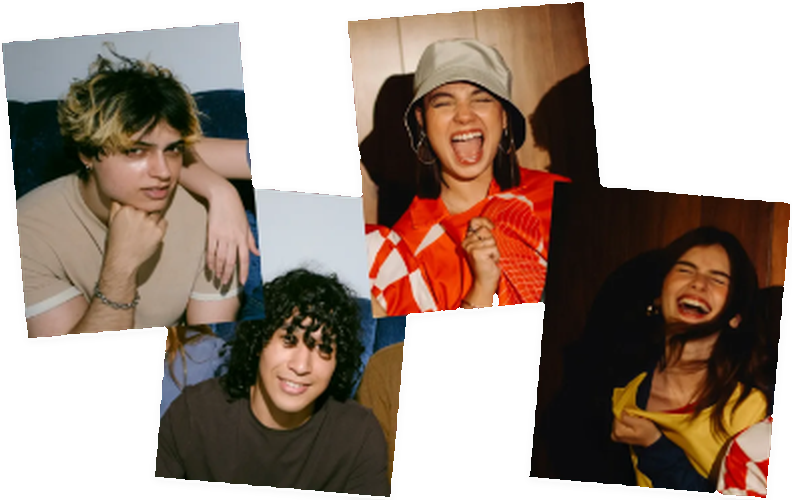
#> input picture scratch/no_red_outline_white.png, 792 x 500 px, found by its file name
$ python check_clean_edges.py
#> lines starting #> are read from the running program, lines starting #| are printed output that depends on the picture; after the words box and inside, x2 and y2 are one past the last pixel; in counts of white or black regions, pixels touching at a corner belong together; long printed decimals are rounded
import os
from PIL import Image
import numpy as np

img = Image.open('scratch/no_red_outline_white.png')
#> img is the input picture: PIL image 792x500 RGB; mean R, G, B 158.4, 141.2, 130.4
arr = np.array(img)

# Background color is [255, 255, 255]
# Let's check for any red hue around the perimeter of the cards:
# Red background had color [90, 0, 15] or (r >> g and r >> b with r in 60..120)
# Outside the cards (where r,g,b > 240 or in shadow r=g=b ~ 200..250):
shadow_and_bg = (arr[:, :, 0] > 180) & (arr[:, :, 1] > 180) & (arr[:, :, 2] > 180)
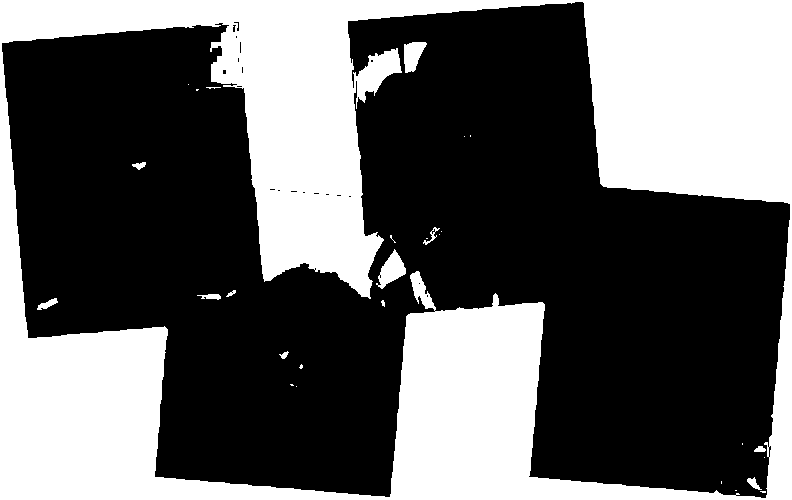
#> shadow_and_bg: shape (500, 792) bool; 38.5% white; 29 white regions (18 under 20 px), largest, box (x1, y1, x2, y2) and area: (0, 0, 792, 500) 150831, (376, 249, 406, 289) 587, (404, 42, 427, 73) 474
print("Background & shadow pixels are neutral white/gray:", np.mean(shadow_and_bg))
#| Background & shadow pixels are neutral white/gray: 0.3852

print("Image size:", img.size)
#| Image size: (792, 500)

$ run again, with scratch/candidate_party_A.png copied over scratch/no_red_outline_white.png
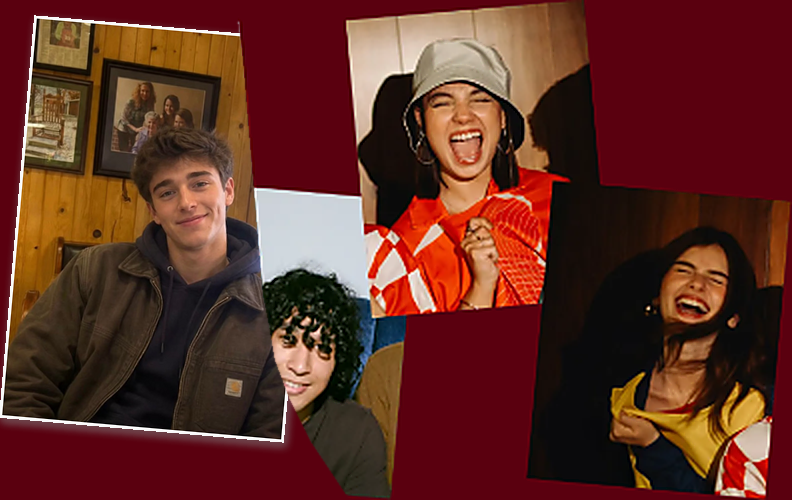
#> input picture scratch/candidate_party_A.png, 792 x 500 px, found by its file name
#> img is the input picture: PIL image 792x500 RGBA; mean R, G, B, A 96, 45.3, 35.9, 254.6
#> `shadow_and_bg = (arr[:, :, 0] > 180) & (arr[:, :, 1] > 180) & (arr[:, ..`:
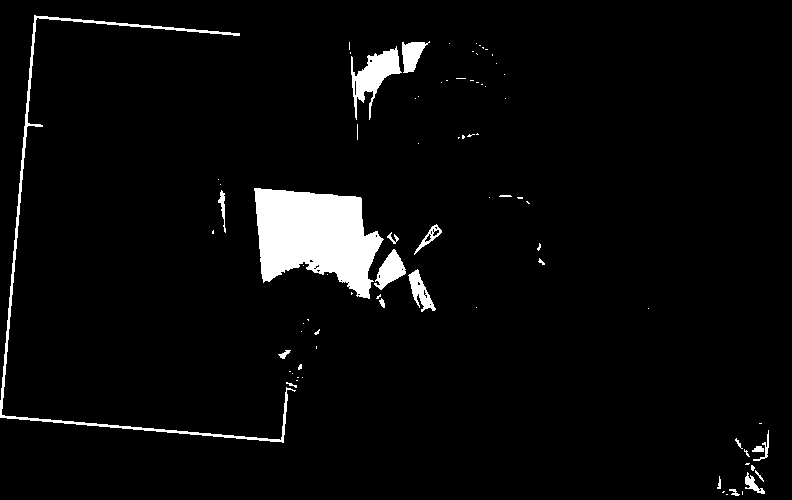
#> shadow_and_bg: shape (500, 792) bool; 4.2% white; 80 white regions (59 under 20 px), largest, box (x1, y1, x2, y2) and area: (254, 188, 384, 299) 9429, (0, 15, 296, 443) 2686, (351, 46, 402, 120) 1482
#| Background & shadow pixels are neutral white/gray: 0.04171
#| Image size: (792, 500)
